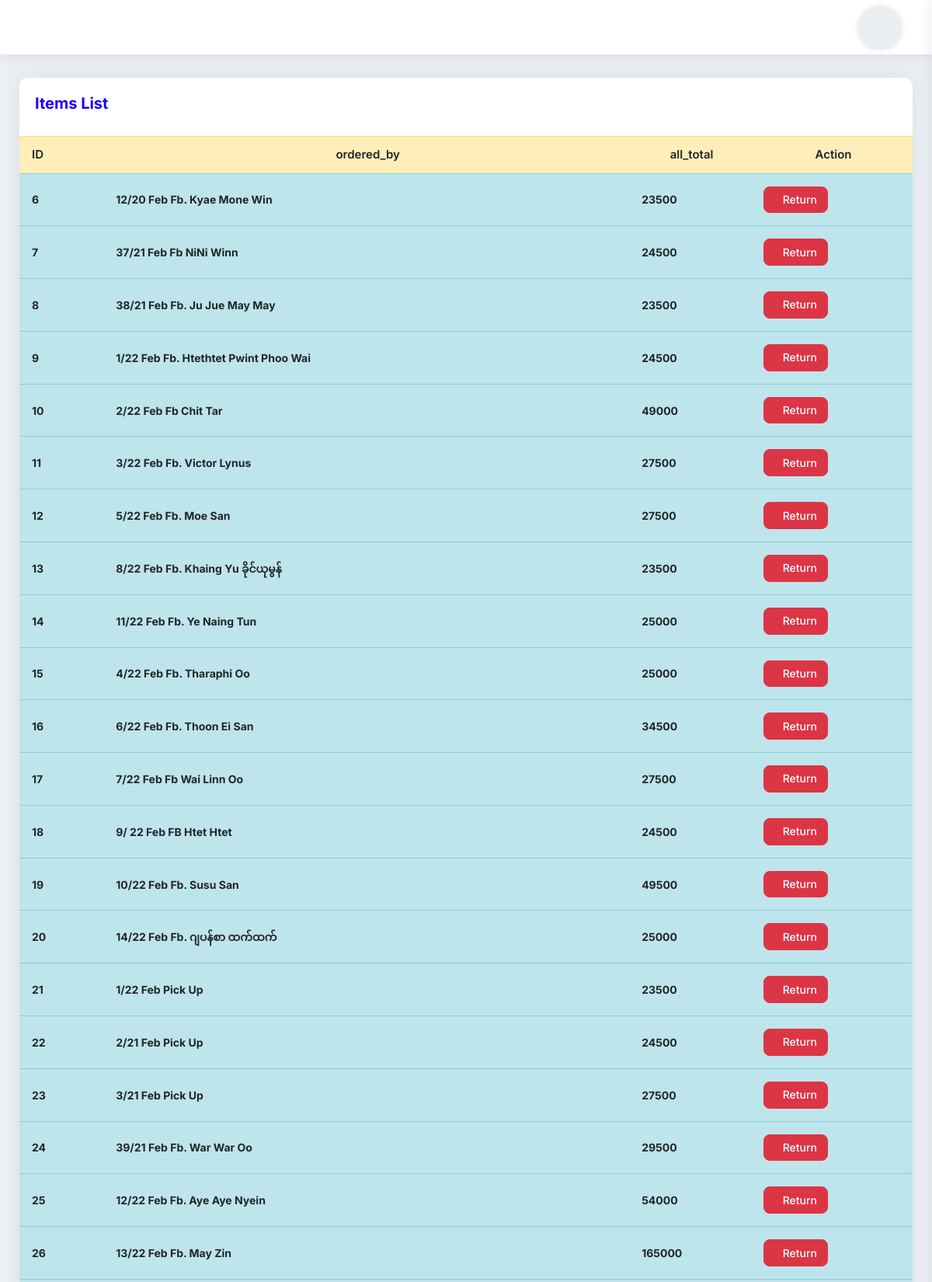
The page /DamageItemView/ (upper part) on the database its author committed.
### myapp/models.py (models this page shows, shortened)
class Order(models.Model):
    cart = models.OneToOneField(Cart, on_delete=models.CASCADE)
    ordered_by = models.CharField(max_length=255,null=True, blank=True)
    shipping_address = models.CharField(max_length=255, null=True, blank=True)
    mobile = models.CharField(max_length=255,null=True, blank=True)
    email = models.EmailField(null=True, blank=True)
    subtotal = models.PositiveIntegerField()
    discount = models.PositiveIntegerField(default=0)
    total = models.PositiveIntegerField()
    tax = models.PositiveIntegerField()
    delivery_fee = models.IntegerField(default=0)
    delivery_system = models.ForeignKey(DeliverySystem, on_delete=models.CASCADE, blank=True,null=True)
    all_total = models.PositiveIntegerField()
    all_total_delivery = models.IntegerField(default=0)
    ordered_staus = models.CharField(max_length=255, choices=STATUS, default='Cash')
    payment = models.CharField(max_length=225, choices=PAYMENT_TYPE, default='Cash')
    deli_payment = models.BooleanField(default=False)
    created_at = models.DateField(auto_now_add=True)

### myapp/views.py (the view)
# urls.py: path('DamageItemView/', DamageItemView.as_view(), name='DamageItemView'),
class DamageItemView(View):
    def get(self,request):
        invoice = Order.objects.all()
        context = {'invoice':invoice}
        return render(request, 'damage_invoice_view.html', context)

### templates/damage_invoice_view.html (shortened to what this page needs)
{% extends 'base.html' %}
{% block content %}
<div class="card-box mb-30">
    <div class="pd-20">
        <h4 class="text-blue h4">Items List</h4>
    </div>
    <div class="pb-20">
        <table class="data-table table stripe hover nowrap">
            <thead>
            <tr class="table-warning">
                <th>ID</th>
                <th class="text-center">ordered_by</th>
                <th class="text-center">all_total</th>
                <th class="text-center">Action</th>
            </tr>
            </thead>
            <tbody>
            {% for p in invoice %}
            <tr class="table-info">
                <td class="table-plus"><b>{{p.id}}</b></td>
                 <td><b>{{p.ordered_by}}</b></td>
                <td><b>{{p.all_total}}</b></td>
                <td><a href="{% url 'myapp:DamageInvoiceView' p.id%}" class="btn btn-sm btn-danger"><i class="micon bi bi-recycle"></i>Return</a></td>
            </tr>
            {% endfor %}
            </tbody>
        </table>
    </div>
</div>
{% endblock content %}

### rows shown on the page
Order: id "6", ordered_by "12/20 Feb Fb. Kyae Mone Win", all_total "23500"
Order: id "7", ordered_by "37/21 Feb Fb NiNi Winn", all_total "24500"
Order: id "8", ordered_by "38/21 Feb Fb. Ju Jue May May", all_total "23500"
Order: id "9", ordered_by "1/22 Feb Fb. Htethtet Pwint Phoo Wai", all_total "24500"
Order: id "10", ordered_by "2/22 Feb Fb Chit Tar", all_total "49000"
Order: id "11", ordered_by "3/22 Feb Fb. Victor Lynus", all_total "27500"
Order: id "12", ordered_by "5/22 Feb Fb. Moe San", all_total "27500"
Order: id "13", ordered_by "8/22 Feb Fb. Khaing Yu ခိုင်ယုမွန်", all_total "23500"
Order: id "14", ordered_by "11/22 Feb Fb. Ye Naing Tun", all_total "25000"
Order: id "15", ordered_by "4/22 Feb Fb. Tharaphi Oo", all_total "25000"
Order: id "16", ordered_by "6/22 Feb Fb. Thoon Ei San", all_total "34500"
Order: id "17", ordered_by "7/22 Feb Fb Wai Linn Oo", all_total "27500"
Order: id "18", ordered_by "9/ 22 Feb FB Htet Htet", all_total "24500"
Order: id "19", ordered_by "10/22 Feb Fb. Susu San", all_total "49500"
Order: id "20", ordered_by "14/22 Feb Fb. ဂျပန်စာ ထက်ထက်", all_total "25000"
Order: id "21", ordered_by "1/22 Feb Pick Up", all_total "23500"
Order: id "22", ordered_by "2/21 Feb Pick Up", all_total "24500"
Order: id "23", ordered_by "3/21 Feb Pick Up", all_total "27500"
Order: id "24", ordered_by "39/21 Feb Fb. War War Oo", all_total "29500"
Order: id "25", ordered_by "12/22 Feb Fb. Aye Aye Nyein", all_total "54000"
Order: id "26", ordered_by "13/22 Feb Fb. May Zin", all_total "165000"
